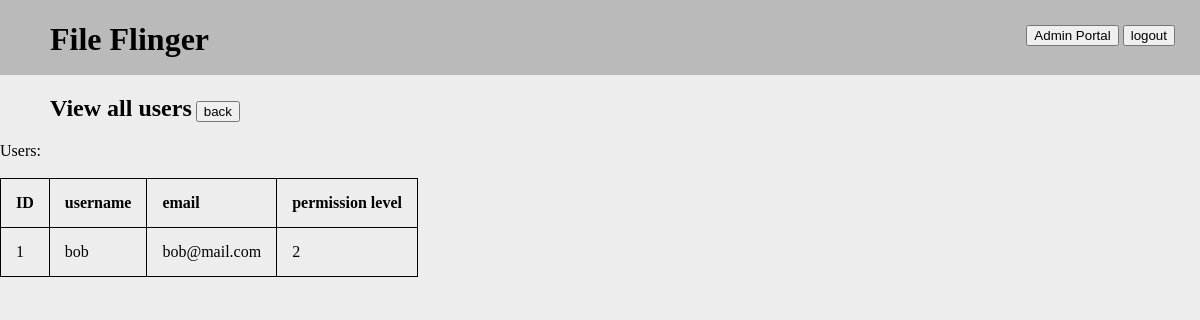
/admin_portal/users (signed in), run on an earlier commit of the app's database.
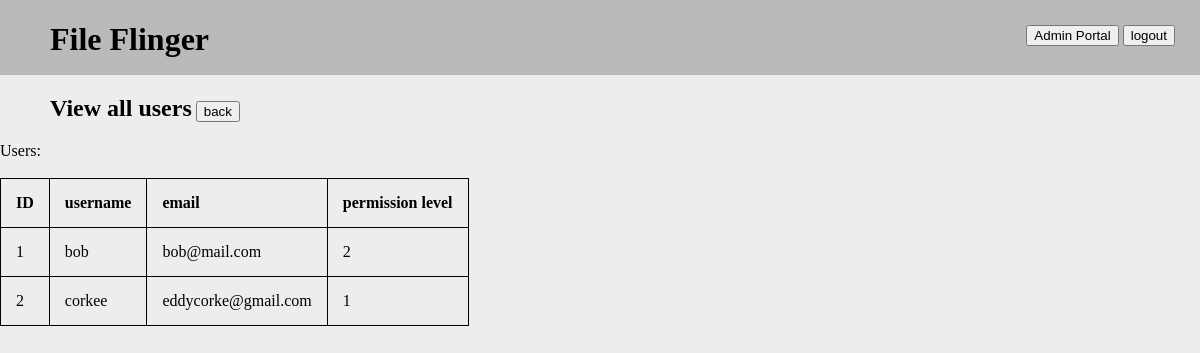
And on a later commit of the database.
### serv/models.py (models this page shows, shortened)
class User(db.Model, UserMixin):
    id = db.Column(db.Integer, primary_key=True)
    username = db.Column(db.String(256), nullable=False, unique=True)
    email = db.Column(db.String(256), nullable=False)  # TODO: verify?
    password = db.Column(db.String(256), nullable=False)
    permLevel = db.Column(db.Integer, nullable=False, default=1)

### serv/routes.py (the view)
@app.route('/admin_portal/users')
@login_required
def view_users():
    if current_user.permLevel < 2:  # TODO: change number to config alias
        flash("Access to the admin portal area is restricted")
        return redirect(url_for('home'))
    userData = db.session.execute("SELECT id, username, email, permLevel FROM User").fetchall()
    return render_template('view_users.html', data=userData)

### serv/models.py (called while the page is built)
@login_manager.user_loader
def load_user(user_id):
    return User.query.get(int(user_id))

### serv/templates/view_users.html
{% extends "template.html" %}
{% block content %}
    <h2>View all users</h2>
    <a href="/admin_portal"><button>back</button></a><br>
    Users:<br><br>
        <table>
            <th>ID</th>
            <th>username</th>
            <th>email</th>
            <th>permission level</th>
            {% for item in data %}
            <tr>
                <td>{{item[0]}}</td>
                <td>{{item[1]}}</td>
                <td>{{item[2]}}</td>
                <td>{{item[3]}}</td>
            </tr>
            {% endfor %}
        </table>
{% endblock content %}

### serv/templates/template.html (shortened to what this page needs)
<!DOCTYPE html>
<html>
<head>
    <link rel="stylesheet" type="text/css" href="{{ url_for('static', filename='main.css') }}">
</head>
    <div id="navBar">
        <a href="/"><h1>File Flinger</h1></a>
        <div id="loginLogout">
            {% if current_user.is_authenticated %}
                {% if current_user.permLevel >=2 %}
                    <a href="/admin_portal"><button>Admin Portal</button></a>
                {% endif %}
            {% endif %}
            {% if current_user.is_authenticated %}
                <a href="{{ url_for('logout') }}"><button>logout</button></a>
            {% else %}
                <a href="{{ url_for('login') }}"><button>login</button></a>
            {% endif %}
        </div>
    </div>
    <body>
        {% block content %} {% endblock %}
    </body>
</html>

### serv/static/main.css (style rules this page uses)
body { background-color: #EDEDED; margin: 0px; }
a { text-decoration: none; color: #000000 }
h1, h2 { margin-left: 50px; display: inline-block; }
table { border-collapse: collapse; }
table, th, td { border: 1px solid black; }
th, td { padding: 15px; text-align: left; }
#navBar { width: 100%; height: 75px; background-color: #bababa; }
#loginLogout { float: right; margin-top: 25px; margin-right: 25px; width: 150px; height: 25px; text-align: right; }

What changed in the data, as far as the page shows it:
added User: id "2", username "corkee", email "eddycorke@gmail.com", permLevel "1"
